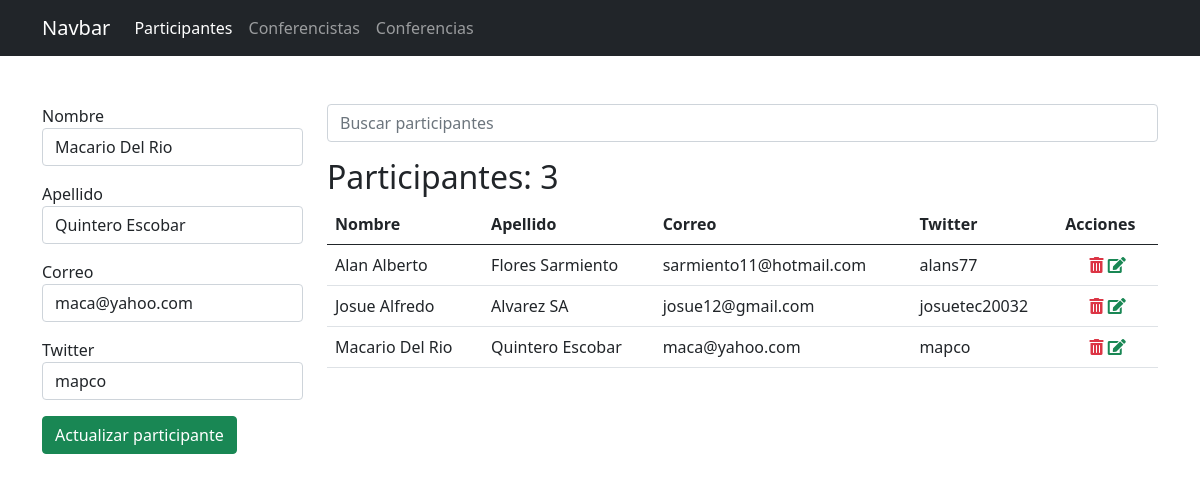
Page /participantes/32/editar/ on the committed database.
### app_registro/models.py (models this page shows, shortened)
class Participante(models.Model):
    nombre = models.CharField(max_length=25)
    apellido = models.CharField(max_length=25)
    correo = models.EmailField()
    twitter = models.CharField(max_length=35, null=True, blank=True)

### app_registro/views.py (the view, shortened to what this page needs)
# urls.py: path('participantes/<int:id>/editar/', views.editar_participante, name='editar_participante'),
def editar_participante(request, id):
    par = get_object_or_404(Participante, pk=id)
    data = Participante.objects.all().order_by('nombre')
    ctx = {
        'activo': 'participantes',
        'participantes': data,
        'p': par
    }
    return render(request, 'registro/participantes.html', ctx)

### app_registro/templates/registro/participantes.html (shortened to what this page needs)
{% extends "base.html" %}
{% block container %}
    <div class="row">
        <div class="col-3">
            {% if p %}
            <form action="{% url 'editar_participante' p.id %}" method="post">
            {% else %}
            <form action="{% url 'participantes' %}" method="post">
            {% endif %}
                <div class="mb-3">
                    <label for="nombre">Nombre</label>
                    <input type="text" value="{{ p.nombre }}" name="nombre" id="nombre" class="form-control" required autofocus>
                </div>
                <div class="mb-3">
                    <label for="apellido">Apellido</label>
                    <input type="text" value="{{ p.apellido }}" name="apellido" id="apellido" class="form-control" required>
                </div>
                <div class="mb-3">
                    <label for="correo">Correo</label>
                    <input type="email" value="{{ p.correo }}" name="correo" id="correo" class="form-control" required>
                </div>
                <div class="mb-3">
                    <label for="twitter">Twitter</label>
                    <input type="text" value="{{ p.twitter }}" name="twitter" id="twitter" class="form-control" placeholder="Tu usuario" required>
                </div>
                <div class="mb-3">
                    {% if p %}
                    <input type="submit" class="btn btn-success" value="Actualizar participante">
                    {% else %}
                    <input type="submit" class="btn btn-success" value="Registrar participante">
                    {% endif %}
                </div>
            </form>
        </div>
        <div class="col-9">
            <form action="" method="GET">
                <input type="search" name="q" value="{{ q|default_if_none:'' }}" class="form-control" placeholder="Buscar participantes">
            </form>
            <h2 class="mt-3">Participantes: {{ participantes.count }}</h2>
            <table class="table table-hover">
                <thead>
                    <tr>
                        <th>Nombre</th>
                        <th>Apellido</th>
                        <th>Correo</th>
                        <th>Twitter</th>
                        <th>Acciones</th>
                    </tr>
                </thead>
                <tbody>
                    {% for p in participantes %}
                    <tr>
                        <td>{{ p.nombre }}</td>
                        <td>{{ p.apellido }}</td>
                        <td>{{ p.correo }}</td>
                        <td>
                            {{ p.twitter|default_if_none:'-' }}
                        </td>
                        <td class="text-center">
                            <a onclick="if (!confirm('Confirme la eliminacion')) return false;" href="{% url 'eliminar_participante' p.id %}" class="text-danger"><span class="fas fa-trash-alt"></span></a>
                            <a href="{% url 'editar_participante' p.id %}" class="text-success"><span class="fas fa-edit"></span></a>
                        </td>
                    </tr>
                    {% empty %}
                    <tr>
                        <td colspan="5" class="text-danger text-center">No se encontraron participantes</td>
                    </tr>
                    {% endfor %}
                </tbody>
            </table>
        </div>
    </div>
{% endblock %}

### rows in the picture
Participante: nombre "Macario Del Rio", apellido "Quintero Escobar", correo "maca@yahoo.com", twitter "mapco"
Participante: nombre "Alan Alberto", apellido "Flores Sarmiento", correo "sarmiento11@hotmail.com", twitter "alans77"
Participante: nombre "Josue Alfredo", apellido "Alvarez SA", correo "josue12@gmail.com", twitter "josuetec20032"

### other values in the picture
{{ participantes.count }} "3"
